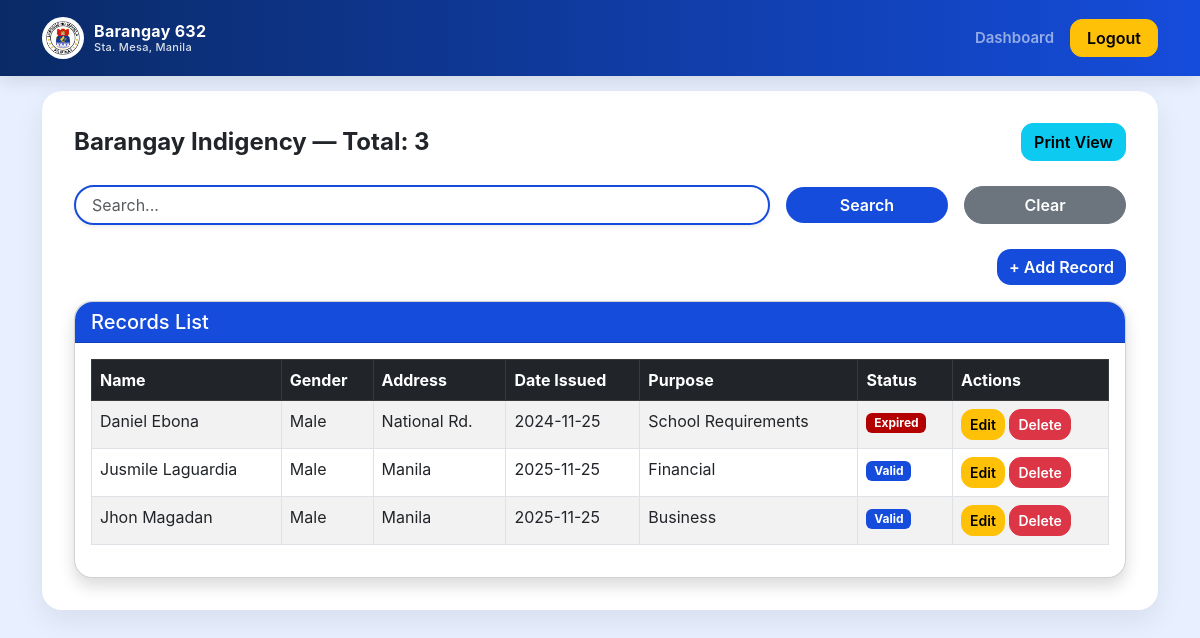
Before: /indigency with the older database file.
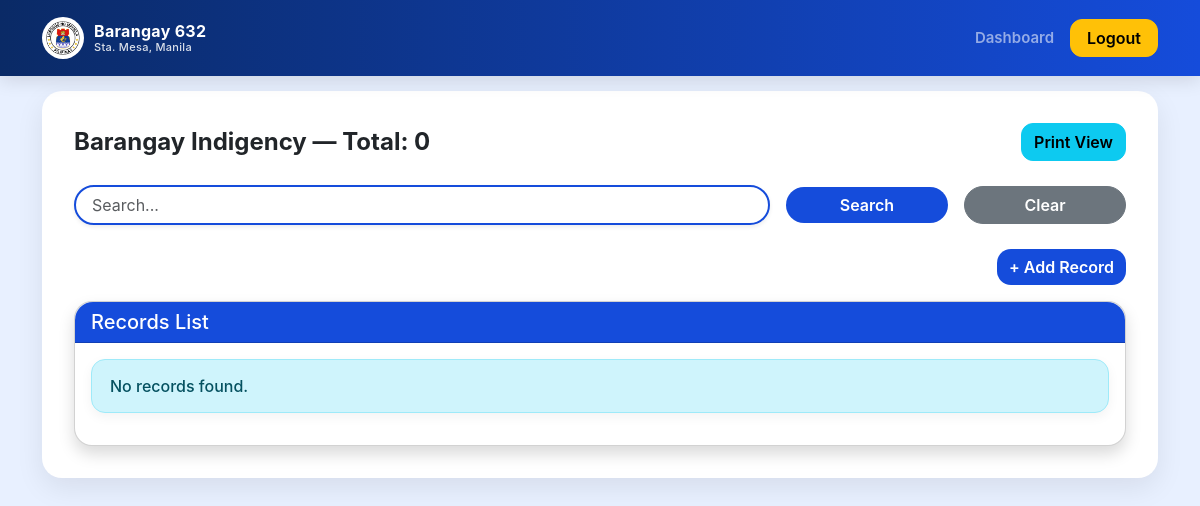
After: the same page with the newer database file.
### models.py (models this page shows)
class Indigency(db.Model):
    id = db.Column(db.Integer, primary_key=True)
    name = db.Column(db.String(200), nullable=False)
    address = db.Column(db.String(300))
    gender = db.Column(db.String(20))
    purpose = db.Column(db.String(300))
    status = db.Column(db.String(50))
    date_issued = db.Column(db.Date)

### app.py (the view, shortened to what this page needs)
        def view_func():
            q = request.args.get("q", "").strip()
            month = request.args.get("month", "")
            year = request.args.get("year", "")
            qry = Model.query
            if month and year and "date_issued" in Model.__table__.columns.keys():
                qry = qry.filter(
                    db.func.strftime("%m", Model.date_issued) == f"{int(month):02d}",
                    db.func.strftime("%Y", Model.date_issued) == year
                )
            records_orm = qry.order_by(Model.id.desc()).all()
            today = datetime.utcnow().date()
            for r in records_orm:
                if hasattr(r, "date_issued") and r.date_issued:
                    months = 12 if "business" in (getattr(r, "purpose", "") or "").lower() else 6
                    expiry = r.date_issued + timedelta(days=30 * months)
                    if hasattr(r, "status"):
                        r.status = "Expired" if today > expiry else "Valid"
            records = [row_to_dict(r, Model) for r in records_orm]
            headers = model_headers(Model)
            fields = make_fields_from_model(Model)
            page = request.args.get("page", 1, type=int)
            per_page = 10
            total = len(records)
            start = (page - 1) * per_page
            end = start + per_page
            page_records = records[start:end]
            class PageObj:
                def __init__(self, page, per_page, total):
                    self.page = page
                    self.per_page = per_page
                    self.total = total
                    self.pages = (total + per_page - 1) // per_page
            page_obj = PageObj(page, per_page, total)
            return render_template(
                template,
                title=title,
                records=page_records,
                page_obj=page_obj,
                q=q,
                month=month,
                year=year,
                route_name=prefix,
                headers=headers,
                fields=fields
            )

### app.py (called while the page is built)
def column_is_date(col):
    return "DATE" in str(col.type).upper() or col.type.__class__.__name__.lower().startswith("date")

def column_is_numeric(col):
    return col.type.__class__.__name__.lower() in ("integer", "bigint", "smallint", "numeric", "float", "decimal")

def model_columns(Model):
    return [c for c in Model.__table__.columns]

def model_headers(Model):
    return [c.name for c in model_columns(Model)]

def row_to_dict(row, Model):
    out = {}
    for c in model_columns(Model):
        val = getattr(row, c.name)
        if isinstance(val, datetime):
            out[c.name] = val.date().isoformat()
        elif hasattr(val, "isoformat") and column_is_date(c) and val is not None:
            try:
                out[c.name] = val.isoformat()
            except:
                out[c.name] = str(val)
        else:
            out[c.name] = val
    return out

### templates/indigency.html (shortened to what this page needs)
{% extends 'record_template.html' %}

### templates/record_template.html (shortened to what the changed rows need)
<!DOCTYPE html>
<html lang="en">
<head>
    <link href="https://cdn.jsdelivr.net/npm/bootstrap@5.3.0/dist/css/bootstrap.min.css" rel="stylesheet">
</head>
<body>
<div class="container mt-3 mb-5">
    <div class="content-wrapper">
        <div class="d-flex justify-content-between align-items-center mb-4">
            <h4 class="fw-bold text-dark mb-0">
                {{ title }} — Total: {{ page_obj.total }}
            </h4>
            <a href="{{ url_for('print_view', rtype=route_name) }}" class="btn btn-info">Print View</a>
        </div>
    <div class="card shadow">
        <div class="card-body">
            {% if records %}
            <div class="table-responsive">
                <table class="table table-bordered table-striped">
                    <thead class="table-dark">
                    <tr>
                        {% for f in fields %}
                            <th>{{ f.name.replace('_',' ')|title }}</th>
                        {% endfor %}
                        {% if 'status' in headers %}
                            <th>Status</th>
                        {% endif %}
                        <th>Actions</th>
                    </tr>
                    </thead>
                    <tbody>
                    {% for r in records %}
                        <tr>
                            {% for f in fields %}
                                <td>{{ r[f.name] }}</td>
                            {% endfor %}
                            {% if 'status' in headers %}
                                <td>
                                    {% if r.status %}
                                        <span class="badge bg-{{ 'danger' if r.status=='Expired' else 'success' }}">
                                            {{ r.status }}
                                        </span>
                                    {% else %} — {% endif %}
                                </td>
                            {% endif %}
                            <td>
                                <a href="{{ url_for('edit_record', rtype=route_name, id=r['id']) }}"
                                   class="btn btn-sm btn-warning">Edit</a>
                                <form action="{{ url_for('delete_record', rtype=route_name, id=r['id']) }}"
                                      method="POST" style="display:inline;">
                                    <button class="btn btn-sm btn-danger"
                                            onclick="return confirm('Delete record?')">Delete</button>
                                </form>
                            </td>
                        </tr>
                    {% endfor %}
                    </tbody>
                </table>
            </div>
            {% else %}
                <div class="alert alert-info">No records found.</div>
            {% endif %}
        </div>
    </div>
</div>
</body>
</html>

Changed rows visible on the page:
removed Indigency: name "Daniel Ebona" "Male" "National Rd." "2024-11-25" "School Requirements", status "Expired"
removed Indigency: name "Jusmile Laguardia" "Male" "Manila" "2025-11-25" "Financial", status "Valid"
removed Indigency: name "Jhon Magadan" "Male" "Manila" "2025-11-25" "Business", status "Valid"
Other visible differences:
{{ page_obj.total }}: "3" → "0"
text no longer shown: "Status Actions"
text now shown: "No records found."
list line gone: "Name"
list line gone: "Gender"
list line gone: "Address"
list line gone: "Date Issued"
list line gone: "Purpose"
